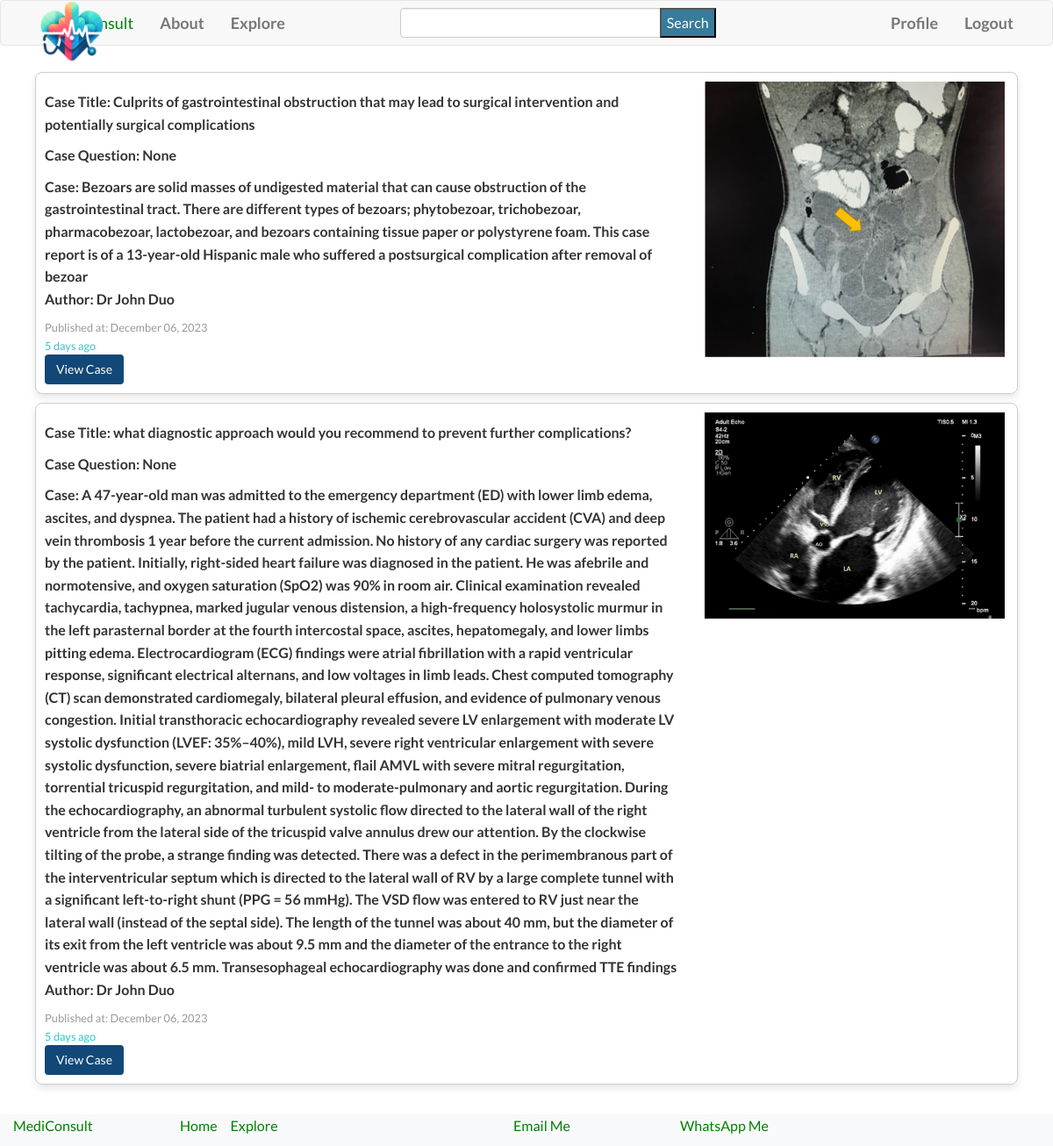
The page /explore (signed in) on the database its author committed.
### app/models.py (models this page shows, shortened)
class Case(db.Model):
    id = db.Column(db.Integer, primary_key=True)
    title = db.Column(db.String(140))
    question = db.Column(db.String(140))
    patient_age = db.Column(db.String(20))
    patient_sex = db.Column(db.String(10))
    chief_complaint = db.Column(db.Text)
    medical_history = db.Column(db.Text)
    current_medications = db.Column(db.Text)
    image_files = db.Column(db.String(255))  # Store file paths for images
    lab_files = db.Column(db.String(255))  # Store file paths for lab files
    timestamp = db.Column(db.DateTime, index=True, default=datetime.utcnow)
    user_id = db.Column(db.Integer, db.ForeignKey('user.id'))
    comments = db.relationship('Comment', backref='case', lazy='dynamic')

class User(UserMixin,db.Model):
    id = db.Column(db.Integer, primary_key=True)
    username = db.Column(db.String(65), index=True, unique=True)
    email = db.Column(db.String(120), index=True, unique=True)
    password_hash = db.Column(db.String(128))
    bio = db.Column(db.String(200))
    medical_degree = db.Column(db.String(100))
    speciality = db.Column(db.String(100))
    licenses = db.Column(db.String(200))
    last_seen = db.Column(db.DateTime, default=datetime.utcnow)
    cases = db.relationship('Case', backref='author', lazy="dynamic")
    followed = db.relationship(
        'User',
        secondary=followers,
        primaryjoin=(followers.c.follower_id == id),
        secondaryjoin=(followers.c.followed_id == id),
        backref=db.backref('followers',lazy='dynamic'),
        lazy='dynamic'
        )
    comments= db.relationship('Comment', backref='author', lazy='dynamic')

### app/routes.py (the view)
@app.route('/explore')
@login_required
def explore():
    page = request.args.get('page', 1, type=int)
    cases = Case.query.order_by(Case.timestamp.desc()).paginate(page=page, per_page=app.config['CASES_PER_PAGE'], error_out=False)
    return render_template('explore.html', title='Explore', cases=cases.items)

### forms.py
class SearchForm(FlaskForm):
    query = StringField('Query', validators=[DataRequired()])
    submit = SubmitField('Search')

### app/routes.py (called while the page is built)
@login.user_loader
def load_user(id):
    return User.query.get(int(id))

@app.before_request
def before_request():
    g.search_form = SearchForm()
    if current_user.is_authenticated:
        current_user.last_seen = datetime.utcnow()
        db.session.commit()

@app.context_processor
def inject_search_form():
    return {'search_form': SearchForm()}

### app/templates/explore.html
{% extends "base.html" %}
{% import 'bootstrap/wtf.html' as wtf %}
{% block head %}
    {{ super() }}
    <link rel="stylesheet" href="{{ url_for('static', filename='css/explore.css') }}">
{% endblock %}
{% block app_content %}
{% for case in cases %}
<div class="case-block">
    <div class="row">
        <div class="col-md-8">
            <p class="case-title">Case Title: <b>{{ case.title }}</b></p>
            <p class="case-title">Case Question: <b>{{ case.question }}</b></p>
            <p class="case-complaint">Case: {{ case.chief_complaint }}</p>
            <p class="case-author">
                <span>Author:
                </span>  {{ case.author.username if case.author }}
            </p>
            <p class="case-date">Published at:
                {{ (case.timestamp.strftime('%B %d, %Y')) }} <br>
                <span style="color:#2FC5CA">
                    {{ moment(case.timestamp).fromNow() }}
                </span>
            </p>
            <p class="case-link">
                <a class="btn" style="background-color:#124877;" href="{{ url_for('show_case', case_id=case.id) }}">View Case</a>
            </p>
        </div>
        <div class="col-md-4">
            {% if case.image_files %}
                <img class="preview" src="{{ url_for('static', filename=case.image_files.split(',')[0]) }}" >
            {% endif %}
        </div>
    </div>
</div>
{% endfor %}
{% endblock %}

### app/templates/base.html (shortened to what this page needs)
{% extends 'bootstrap/base.html' %}
{% block head %}
    {{ super() }}
    <link rel="stylesheet" href="{{ url_for('static', filename='css/base.css') }}">
    <link rel="stylesheet" href="https://cdnjs.cloudflare.com/ajax/libs/font-awesome/5.15.3/css/all.min.css">
{% endblock %}
{% block navbar %}
    <nav class="navbar navbar-default">
        <div class="container">
            <div class="navbar-header">
                <a  href="{{ url_for('index') }}">
                    <img id="logo" src="{{ url_for('static', filename='images/mediconsult_.png') }}">
                </a>
                <a class="navbar-brand" href="{{ url_for('index') }}" style="color:green; margin-left:5px">MediConsult</a>            </div>
                <div class="collapse navbar-collapse" id="bs-example-navbar-collapse-1">
                <ul class="nav navbar-nav">
                    <li><a href="{{ url_for('about') }}">About</a></li>
                    <li><a href="{{ url_for('explore') }}">Explore</a></li>
                </ul>
                <div class="search_form">
                    <form method="GET" action="/search">
                        {{ g.search_form.query(class='form-control') }}
                        {{ g.search_form.submit(id="search_submit") }}
                    </form>
                </div>
                <ul class="nav navbar-nav navbar-right">
                    {% if current_user.is_anonymous %}
                    <li><a href="{{ url_for('login') }}">Login</a></li>
                    {% else %}
                    <li><a href="{{ url_for('user', username=current_user.username) }}">Profile</a></li>
                    <li><a href="{{ url_for('logout') }}">Logout</a></li>
                    {% endif %}
                </ul>
            </div>
        </div>
    </nav>
{% endblock %}
{% block content %}
    <div class="container">
        {% block app_content %}{% endblock %}
    </div>
{% include('footer.html')%}
{% endblock %}

### app/templates/footer.html
<footer class="footer">
    <div class="row footer_wrap container">
        <div class="col-md-2">
            <a class="footer-link" href="{{ url_for('index') }}">MediConsult</a>
        </div>
        <div class="col-md-4">
            <ul class="footer-list">
                <li><a class="footer-link" href="{{ url_for('index') }}">Home</a></li>
                <li><a class="footer-link" href="{{ url_for('explore') }}">Explore</a></li>
            </ul>
        </div>
        <div class="col-md-2">
        <ul class="footer-list">
            <li><a class="footer-link" href="mailto:shaza.aly@gmail.com">Email Me</a></li>
        </ul>
        </div>
        <div class="col-md-2">
            <ul class="footer-list">
                <li><a class="footer-link" href="https://wa.me/201062794773">WhatsApp Me</a></li>
            </ul>
        </div>
    </div>
</footer>

### app/static/css/base.css (style rules this page uses)
body, ul, li, p { margin: 0; padding: 0; }
body { margin: 0 !important; padding: 0; font-family: 'Lato', sans-serif; line-height: 1.6; font-size: 16px; min-height: 100vh; overflow-x: hidden; padding-bottom: 60px; }
a { text-decoration: none; }
.row { display: flex; flex-wrap: wrap; }
#logo { width: 10%; position: absolute; top: -24px; left: 20px; margin-right: 3px; z-index: 10; }
.navbar-brand { margin-left: 3px; }
nav li a { font-weight: 600; font-size: 18px; }
li { list-style-type: none; }
.footer { background-color: #15803d; color: white; padding: 20px 0; }
.footer-list { display: flex; list-style-type: none; padding-left: 0; }
.footer-list li { margin-right: 15px; }
.footer-link { color: white; text-decoration: none; }
.search_form { position: absolute; left: 38%; top: 16%; width: 30%; }
#search_submit { position: absolute; top: 0; right: 0; background-color: #387B9A; height: 100%; color: white; }
.footer { background-color: #f8f9fa; padding: 0 0; position: fixed; bottom: 0; width: 100%; margin-top: 20px; border-top: 20px solid #ffffff; }
.footer-link { color: green; text-decoration: none; }
.footer-list { list-style: none; padding-left: 0; }
.footer-list li { margin-bottom: 10px; }

### app/static/css/explore.css (style rules this page uses)
.case-block { border: 1px solid #ccc; border-radius: 8px; padding: 10px; margin: 10px; box-shadow: 0 4px 8px rgba(0, 0, 0, 0.1); }
.case-author { font-weight: bold; color: #333; }
.case-title { font-weight: bold; color: #333; margin-top: 10px; }
.case-complaint { margin-top: 10px; font-weight: bold; color: #333; }
.case-date { font-size: 0.8em; color: #999; margin-top: 10px; }
.case-link a { color: white; text-decoration: none; }
.preview { height: auto; width: 20%; min-height: 200px; min-width: 342px; }

### rows shown on the page
Case: title "Culprits of gastrointestinal obstruction that may lead to surgical intervention and potentially surgical complications", question "None", chief_complaint "Bezoars are solid masses of undigested material that can cause obstruction of the gastrointestinal tract. There are different types of bezoars; phytobezoar, trichobezoar, pharmacobezoar, lactobezoar, and bezoars containing tissue paper or polystyrene foam. This case report is of a 13-year-old Hispanic male who suffered a postsurgical complication after removal of bezoar", author "Dr John Duo", timestamp "December 06, 2023", timestamp "5 days ago", shows a picture
Case: title "what diagnostic approach would you recommend to prevent further complications?", question "None", chief_complaint "A 47-year-old man was admitted to the emergency department (ED) with lower limb edema, ascites, and dyspnea. The patient had a history of ischemic cerebrovascular accident (CVA) and deep vein thrombosis 1 year before the current admission. No history of any cardiac surgery was reported by the patient. Initially, right-sided heart failure was diagnosed in the patient. He was afebrile and normotensive, and oxygen saturation (SpO2) was 90% in room air. Clinical examination revealed tachycardia, tachypnea, marked jugular venous distension, a high-frequency holosystolic murmur in the left parasternal border at the fourth intercostal space, ascites, hepatomegaly, and lower limbs pitting edema.…", author "Dr John Duo", timestamp "December 06, 2023", timestamp "5 days ago", shows a picture
